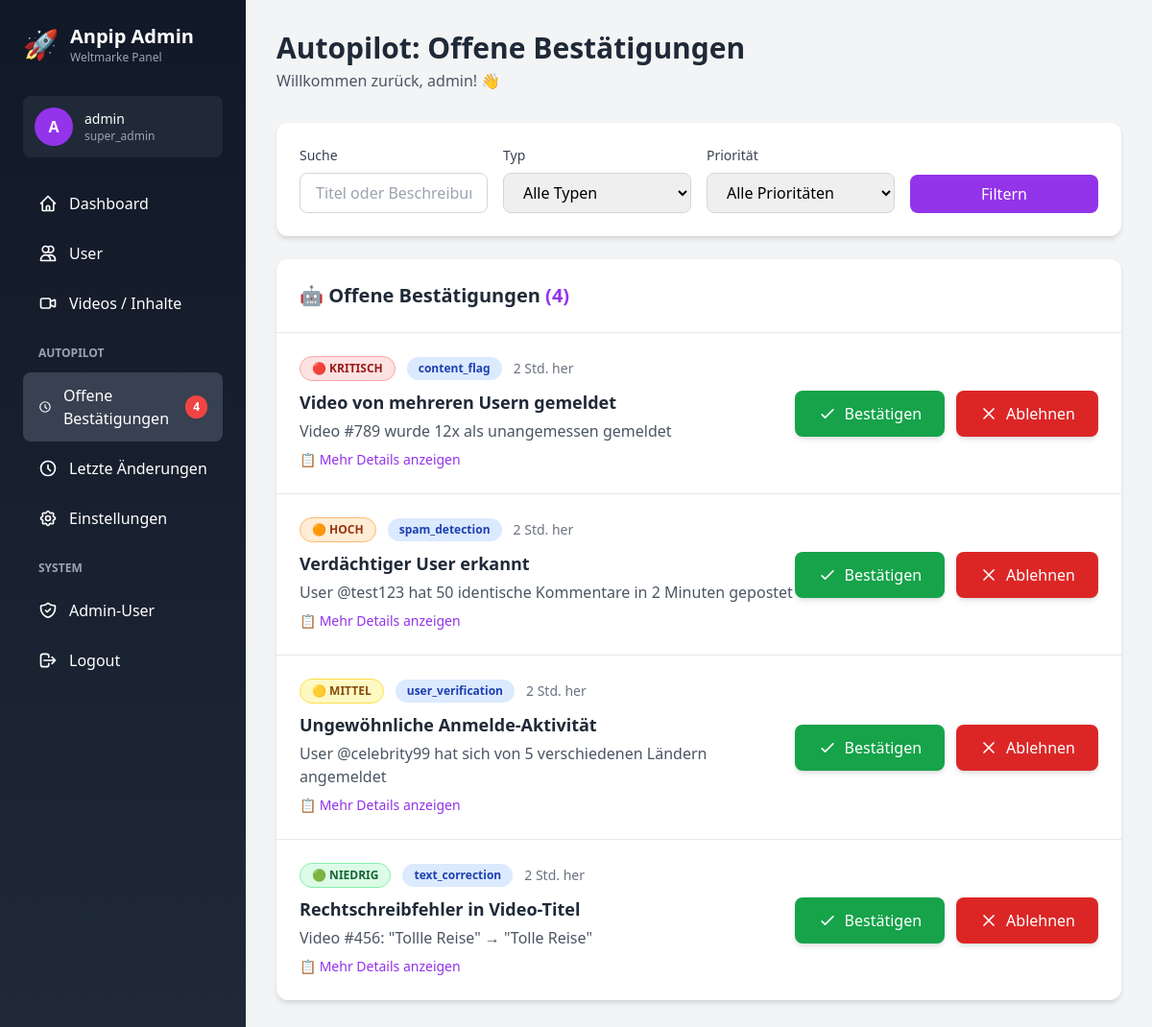
Page /autopilot-pending.php (signed in) on the committed database.
### tables this page shows
CREATE TABLE `autopilot_actions` (
  `id` INT UNSIGNED AUTO_INCREMENT PRIMARY KEY,
  `action_type` VARCHAR(50) NOT NULL COMMENT 'z.B. text_correction, spam_detection, video_flagged',
  `title` VARCHAR(255) NOT NULL,
  `description` TEXT,
  `status` ENUM('pending', 'approved', 'rejected', 'auto_executed') DEFAULT 'pending',
  `priority` ENUM('low', 'medium', 'high', 'critical') DEFAULT 'medium',
  `created_at` TIMESTAMP DEFAULT CURRENT_TIMESTAMP,
  `updated_at` TIMESTAMP NULL ON UPDATE CURRENT_TIMESTAMP,
  `decided_at` TIMESTAMP NULL,
  `decided_by_admin_id` INT UNSIGNED NULL,
  `related_content_type` VARCHAR(50) COMMENT 'video, comment, user, etc.',
  `related_content_id` INT UNSIGNED NULL,
  `related_user_id` INT UNSIGNED NULL,
  `metadata` JSON COMMENT 'Zusätzliche Daten im JSON-Format',
  INDEX idx_status (status),
  INDEX idx_action_type (action_type),
  INDEX idx_created_at (created_at),
  INDEX idx_priority (priority),
  FOREIGN KEY (decided_by_admin_id) REFERENCES admin_users(id) ON DELETE SET NULL
);

### config.php (called while the page is built, shortened)
<?php
try {
    $pdo = new PDO(
        "mysql:host=" . DB_HOST . ";dbname=" . DB_NAME . ";charset=" . DB_CHARSET,
        DB_USER,
        DB_PASS,
        [
            PDO::ATTR_ERRMODE => PDO::ERRMODE_EXCEPTION,
            PDO::ATTR_DEFAULT_FETCH_MODE => PDO::FETCH_ASSOC,
            PDO::ATTR_EMULATE_PREPARES => false,
        ]
    );
} catch (PDOException $e) {
    if (DEBUG_MODE) {
        die("Datenbankverbindung fehlgeschlagen: " . $e->getMessage());
    } else {
        die("Ein technischer Fehler ist aufgetreten. Bitte kontaktiere den Administrator.");
    }
}
function clean($input) {
    return htmlspecialchars(trim($input), ENT_QUOTES, 'UTF-8');
}
function isLoggedIn() {
    return isset($_SESSION['admin_user_id']) && isset($_SESSION['admin_username']);
}
function getCurrentAdmin() {
    global $pdo;
    $stmt = $pdo->prepare("SELECT id, username, role, email FROM admin_users WHERE id = ?");
    $stmt->execute([$_SESSION['admin_user_id']]);
    return $stmt->fetch();
}
function timeAgo($timestamp) {
    $time = strtotime($timestamp);
    $diff = time() - $time;
    if ($diff < 86400) return floor($diff / 3600) . ' Std. her';
    return formatDateTime($timestamp);
}

### autopilot-pending.php (the view, shortened to what this page needs)
<?php
require_once 'config.php';
$currentAdmin = getCurrentAdmin();
$search = clean($_GET['search'] ?? '');
$sql = "SELECT * FROM autopilot_actions WHERE status = 'pending'";
$params = [];
$sql .= " ORDER BY
    CASE priority
        WHEN 'critical' THEN 1
        WHEN 'high' THEN 2
        WHEN 'medium' THEN 3
        WHEN 'low' THEN 4
    END,
    created_at DESC";
$stmt = $pdo->prepare($sql);
$stmt->execute($params);
$pendingActions = $stmt->fetchAll();
$pageTitle = 'Autopilot: Offene Bestätigungen';
include 'includes/header.php';
?>
<div class="bg-white rounded-xl shadow-md p-6 mb-6">
    <form method="GET" class="grid grid-cols-1 md:grid-cols-4 gap-4">
        <div>
            <label class="block text-sm font-medium text-gray-700 mb-2">Suche</label>
            <input
                type="text"
                name="search"
                value="<?php echo $search; ?>"
                placeholder="Titel oder Beschreibung..."
                class="w-full px-4 py-2 border border-gray-300 rounded-lg focus:ring-2 focus:ring-purple-500"
            >
        </div>
        <div>
            <label class="block text-sm font-medium text-gray-700 mb-2">Typ</label>
            <select name="type" class="w-full px-4 py-2 border border-gray-300 rounded-lg focus:ring-2 focus:ring-purple-500">
                <option value="">Alle Typen</option>
            </select>
        </div>
        <div>
            <label class="block text-sm font-medium text-gray-700 mb-2">Priorität</label>
            <select name="priority" class="w-full px-4 py-2 border border-gray-300 rounded-lg focus:ring-2 focus:ring-purple-500">
                <option value="">Alle Prioritäten</option>
            </select>
        </div>
        <div class="flex items-end">
            <button type="submit" class="w-full bg-purple-600 text-white px-6 py-2 rounded-lg hover:bg-purple-700 font-medium">
                Filtern
            </button>
        </div>
    </form>
</div>
<div class="bg-white rounded-xl shadow-md">
    <div class="p-6 border-b border-gray-200">
        <h2 class="text-xl font-bold text-gray-800">
            🤖 Offene Bestätigungen
            <span class="text-purple-600">(<?php echo count($pendingActions); ?>)</span>
        </h2>
    </div>
    <?php if (count($pendingActions) > 0): ?>
        <div class="divide-y divide-gray-200">
            <?php foreach ($pendingActions as $action): ?>
                <div class="p-6 hover:bg-gray-50" data-action-id="<?php echo $action['id']; ?>">
                    <div class="flex flex-col lg:flex-row lg:items-center lg:justify-between">
                        <div class="flex-1 mb-4 lg:mb-0">
                            <div class="flex items-center space-x-3 mb-2">
                                <?php
                                $priorityColors = [
                                    'critical' => 'bg-red-100 text-red-800 border-red-300',
                                    'high' => 'bg-orange-100 text-orange-800 border-orange-300',
                                    'medium' => 'bg-yellow-100 text-yellow-800 border-yellow-300',
                                    'low' => 'bg-green-100 text-green-800 border-green-300'
                                ];
                                $priorityLabels = [
                                    'critical' => '🔴 KRITISCH',
                                    'high' => '🟠 HOCH',
                                    'medium' => '🟡 MITTEL',
                                    'low' => '🟢 NIEDRIG'
                                ];
                                ?>
                                <span class="px-3 py-1 text-xs font-bold rounded-full border <?php echo $priorityColors[$action['priority']]; ?>">
                                    <?php echo $priorityLabels[$action['priority']]; ?>
                                </span>
                                <span class="px-3 py-1 text-xs font-semibold rounded-full bg-blue-100 text-blue-800">
                                    <?php echo clean($action['action_type']); ?>
                                </span>
                                <span class="text-sm text-gray-500">
                                    <?php echo timeAgo($action['created_at']); ?>
                                </span>
                            </div>
                            <h3 class="text-lg font-bold text-gray-800 mb-1">
                                <?php echo clean($action['title']); ?>
                            </h3>
                            <p class="text-gray-600">
                                <?php echo clean($action['description']); ?>
                            </p>
                            <?php if ($action['metadata']): ?>
                                <button
                                    onclick="showDetails(<?php echo $action['id']; ?>)"
                                    class="mt-2 text-purple-600 hover:text-purple-800 text-sm font-medium"
                                >
                                    📋 Mehr Details anzeigen
                                </button>
                            <?php endif; ?>
                        </div>
                        <div class="flex space-x-3">
                            <button
                                onclick="handleAction(<?php echo $action['id']; ?>, 'approve')"
                                class="bg-green-600 hover:bg-green-700 text-white px-6 py-3 rounded-lg font-medium shadow-md flex items-center space-x-2"
                            >
                                <svg class="w-5 h-5" fill="none" stroke="currentColor" viewBox="0 0 24 24">
                                    <path stroke-linecap="round" stroke-linejoin="round" stroke-width="2" d="M5 13l4 4L19 7"/>
                                </svg>
                                <span>Bestätigen</span>
                            </button>
                            <button
                                onclick="handleAction(<?php echo $action['id']; ?>, 'reject')"
                                class="bg-red-600 hover:bg-red-700 text-white px-6 py-3 rounded-lg font-medium shadow-md flex items-center space-x-2"
                            >
                                <svg class="w-5 h-5" fill="none" stroke="currentColor" viewBox="0 0 24 24">
                                    <path stroke-linecap="round" stroke-linejoin="round" stroke-width="2" d="M6 18L18 6M6 6l12 12"/>
                                </svg>
                                <span>Ablehnen</span>
                            </button>
                        </div>
                    </div>
                </div>
            <?php endforeach; ?>
        </div>
    <?php endif; ?>
</div>
<?php include 'includes/footer.php'; ?>

### includes/header.php (shortened to what this page needs)
<!DOCTYPE html>
<html lang="de">
<head>
    <script src="https://cdn.tailwindcss.com"></script>
</head>
<body class="bg-gray-100">
    <div class="flex h-screen overflow-hidden">
        <aside id="sidebar" class="w-64 bg-gradient-to-b from-gray-900 to-gray-800 text-white flex-shrink-0 fixed lg:relative h-full z-40 mobile-menu-hidden lg:transform-none">
            <div class="p-6">
                <div class="flex items-center space-x-3 mb-8">
                    <div class="text-3xl">🚀</div>
                    <div>
                        <h1 class="text-xl font-bold">Anpip Admin</h1>
                        <p class="text-xs text-gray-400">Weltmarke Panel</p>
                    </div>
                </div>
                <div class="bg-gray-800 rounded-lg p-3 mb-6">
                    <div class="flex items-center space-x-3">
                        <div class="bg-purple-600 rounded-full w-10 h-10 flex items-center justify-center font-bold">
                            <?php echo strtoupper(substr($currentAdmin['username'], 0, 1)); ?>
                        </div>
                        <div class="flex-1 min-w-0">
                            <p class="text-sm font-medium truncate"><?php echo clean($currentAdmin['username']); ?></p>
                            <p class="text-xs text-gray-400"><?php echo clean($currentAdmin['role']); ?></p>
                        </div>
                    </div>
                </div>
                <nav class="space-y-1">
                    <a href="index.php" class="flex items-center space-x-3 px-4 py-3 rounded-lg hover:bg-gray-700 <?php echo basename($_SERVER['PHP_SELF']) === 'index.php' ? 'bg-gray-700' : ''; ?>">
                        <svg class="w-5 h-5" fill="none" stroke="currentColor" viewBox="0 0 24 24">
                            <path stroke-linecap="round" stroke-linejoin="round" stroke-width="2" d="M3 12l2-2m0 0l7-7 7 7M5 10v10a1 1 0 001 1h3m10-11l2 2m-2-2v10a1 1 0 01-1 1h-3m-6 0a1 1 0 001-1v-4a1 1 0 011-1h2a1 1 0 011 1v4a1 1 0 001 1m-6 0h6"/>
                        </svg>
                        <span>Dashboard</span>
                    </a>
                    <a href="users.php" class="flex items-center space-x-3 px-4 py-3 rounded-lg hover:bg-gray-700 <?php echo basename($_SERVER['PHP_SELF']) === 'users.php' ? 'bg-gray-700' : ''; ?>">
                        <svg class="w-5 h-5" fill="none" stroke="currentColor" viewBox="0 0 24 24">
                            <path stroke-linecap="round" stroke-linejoin="round" stroke-width="2" d="M12 4.354a4 4 0 110 5.292M15 21H3v-1a6 6 0 0112 0v1zm0 0h6v-1a6 6 0 00-9-5.197M13 7a4 4 0 11-8 0 4 4 0 018 0z"/>
                        </svg>
                        <span>User</span>
                    </a>
                    <a href="content.php" class="flex items-center space-x-3 px-4 py-3 rounded-lg hover:bg-gray-700 <?php echo basename($_SERVER['PHP_SELF']) === 'content.php' ? 'bg-gray-700' : ''; ?>">
                        <svg class="w-5 h-5" fill="none" stroke="currentColor" viewBox="0 0 24 24">
                            <path stroke-linecap="round" stroke-linejoin="round" stroke-width="2" d="M15 10l4.553-2.276A1 1 0 0121 8.618v6.764a1 1 0 01-1.447.894L15 14M5 18h8a2 2 0 002-2V8a2 2 0 00-2-2H5a2 2 0 00-2 2v8a2 2 0 002 2z"/>
                        </svg>
                        <span>Videos / Inhalte</span>
                    </a>
                    <div class="pt-4 pb-2">
                        <p class="px-4 text-xs font-semibold text-gray-400 uppercase">Autopilot</p>
                    </div>
                    <a href="autopilot-pending.php" class="flex items-center space-x-3 px-4 py-3 rounded-lg hover:bg-gray-700 <?php echo basename($_SERVER['PHP_SELF']) === 'autopilot-pending.php' ? 'bg-gray-700' : ''; ?>">
                        <svg class="w-5 h-5" fill="none" stroke="currentColor" viewBox="0 0 24 24">
                            <path stroke-linecap="round" stroke-linejoin="round" stroke-width="2" d="M12 8v4l3 3m6-3a9 9 0 11-18 0 9 9 0 0118 0z"/>
                        </svg>
                        <span>Offene Bestätigungen</span>
                        <?php
                        $pendingCount = $pdo->query("SELECT COUNT(*) FROM autopilot_actions WHERE status = 'pending'")->fetchColumn();
                        if ($pendingCount > 0):
                        ?>
                            <span class="ml-auto bg-red-500 text-white text-xs font-bold px-2 py-1 rounded-full"><?php echo $pendingCount; ?></span>
                        <?php endif; ?>
                    </a>
                    <a href="autopilot-history.php" class="flex items-center space-x-3 px-4 py-3 rounded-lg hover:bg-gray-700 <?php echo basename($_SERVER['PHP_SELF']) === 'autopilot-history.php' ? 'bg-gray-700' : ''; ?>">
                        <svg class="w-5 h-5" fill="none" stroke="currentColor" viewBox="0 0 24 24">
                            <path stroke-linecap="round" stroke-linejoin="round" stroke-width="2" d="M12 8v4l3 3m6-3a9 9 0 11-18 0 9 9 0 0118 0z"/>
                        </svg>
                        <span>Letzte Änderungen</span>
                    </a>
                    <a href="autopilot-settings.php" class="flex items-center space-x-3 px-4 py-3 rounded-lg hover:bg-gray-700 <?php echo basename($_SERVER['PHP_SELF']) === 'autopilot-settings.php' ? 'bg-gray-700' : ''; ?>">
                        <span>Einstellungen</span>
                    </a>
                    <div class="pt-4 pb-2">
                        <p class="px-4 text-xs font-semibold text-gray-400 uppercase">System</p>
                    </div>
                    <a href="admin-users.php" class="flex items-center space-x-3 px-4 py-3 rounded-lg hover:bg-gray-700 <?php echo basename($_SERVER['PHP_SELF']) === 'admin-users.php' ? 'bg-gray-700' : ''; ?>">
                        <span>Admin-User</span>
                    </a>
                    <a href="logout.php" class="flex items-center space-x-3 px-4 py-3 rounded-lg hover:bg-red-700 mt-4">
                        <svg class="w-5 h-5" fill="none" stroke="currentColor" viewBox="0 0 24 24">
                            <path stroke-linecap="round" stroke-linejoin="round" stroke-width="2" d="M17 16l4-4m0 0l-4-4m4 4H7m6 4v1a3 3 0 01-3 3H6a3 3 0 01-3-3V7a3 3 0 013-3h4a3 3 0 013 3v1"/>
                        </svg>
                        <span>Logout</span>
                    </a>
                </nav>
            </div>
        </aside>
        <main class="flex-1 overflow-y-auto">
            <div class="container mx-auto px-4 lg:px-8 py-8">
                <div class="mb-8">
                    <h1 class="text-3xl font-bold text-gray-800"><?php echo $pageTitle ?? 'Dashboard'; ?></h1>
                    <p class="text-gray-600 mt-1">Willkommen zurück, <?php echo clean($currentAdmin['username']); ?>! 👋</p>
                </div>

### includes/header.php (style rules this page uses)
* { transition: all 0.2s ease; }
.mobile-menu-hidden { transform: translateX(-100%); }

### rows in the picture
autopilot_actions: priority "🔴 KRITISCH", action_type "content_flag", created_at "2 Std. her", title "Video von mehreren Usern gemeldet", description "Video #789 wurde 12x als unangemessen gemeldet"
autopilot_actions: priority "🟠 HOCH", action_type "spam_detection", created_at "2 Std. her", title "Verdächtiger User erkannt", description "User @test123 hat 50 identische Kommentare in 2 Minuten gepostet"
autopilot_actions: priority "🟡 MITTEL", action_type "user_verification", created_at "2 Std. her", title "Ungewöhnliche Anmelde-Aktivität", description "User @celebrity99 hat sich von 5 verschiedenen Ländern angemeldet"
autopilot_actions: priority "🟢 NIEDRIG", action_type "text_correction", created_at "2 Std. her", title "Rechtschreibfehler in Video-Titel", description "Video #456: \"Tollle Reise\" → \"Tolle Reise\""

### other values in the picture
substr($currentAdmin['username'], 0, 1) "A"
$currentAdmin['username'] "admin"
$currentAdmin['role'] "super_admin"
$pendingCount "4"
$pageTitle "Autopilot: Offene Bestätigungen"
count($pendingActions) "4"
